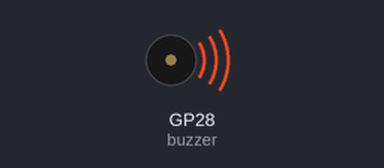
Bench run of a program on a simulated Raspberry Pi Pico running MicroPython. On the bench: buzzer (waves = sounding). The clock reads 2024-03-15 10:24:30 at power-on unless the program sets it. At 10.1 s the program stops and its outputs stay as they are.

Above: at 0.1 s.
At 10.1 s:
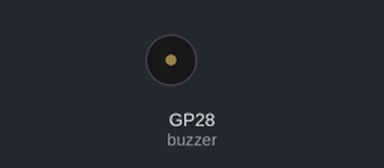
Timing chart, 0 to 11.6 s (numbered marks = the images above):
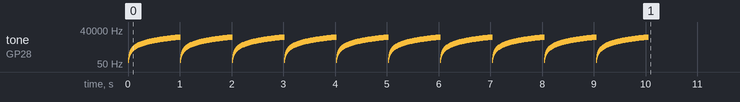

The program:

Freq_Sweep.py
```python
import machine
import time

# set up buzzer on GPIO 28 to ground !
buzzer = machine.PWM(machine.Pin(28))

# set up frequency range and sweep duration
freq_range = range(100, 10001, 100)
sweep_duration = 10   # in seconds

# loop to sweep frequency from 100 to 10,000 Hz
start_time = time.time()
while time.time() - start_time < sweep_duration:
    for freq in freq_range:
        buzzer.freq(freq)   # set buzzer frequency
        buzzer.duty_u16(32767)   # set buzzer duty cycle to 50%
        time.sleep(0.01)    # wait for 10 milliseconds

# turn off buzzer
buzzer.duty_u16(0)
```

Measured:
- by itself, tone on GP28 (buzzer): plays 100 Hz for 0.01 s, 200 Hz for 0.01 s, 300 Hz for 0.01 s, 400 Hz for 0.01 s, 500 Hz for 0.01 s, 600 Hz for 0.01 s … (1000 notes in this stretch)
